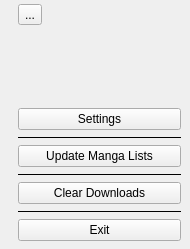
<?xml version="1.0" encoding="UTF-8"?>
<ui version="4.0">
 <class>MenuDialog</class>
 <widget class="QDialog" name="MenuDialog">
  <property name="geometry">
   <rect>
    <x>0</x>
    <y>0</y>
    <width>190</width>
    <height>249</height>
   </rect>
  </property>
  <property name="windowTitle">
   <string>Dialog</string>
  </property>
  <layout class="QVBoxLayout" name="verticalLayout">
   <property name="leftMargin">
    <number>18</number>
   </property>
   <property name="topMargin">
    <number>4</number>
   </property>
   <property name="rightMargin">
    <number>9</number>
   </property>
   <property name="bottomMargin">
    <number>8</number>
   </property>
   <item>
    <layout class="QHBoxLayout" name="horizontalLayout">
     <item>
      <widget class="QToolButton" name="toolButtonMenu">
       <property name="text">
        <string>...</string>
       </property>
       <property name="icon">
        <iconset resource="../resources.qrc">
         <normaloff>:/images/icons/menu.png</normaloff>:/images/icons/menu.png</iconset>
       </property>
       <property name="iconSize">
        <size>
         <width>50</width>
         <height>50</height>
        </size>
       </property>
      </widget>
     </item>
     <item>
      <spacer name="horizontalSpacer">
       <property name="orientation">
        <enum>Qt::Horizontal</enum>
       </property>
       <property name="sizeHint" stdset="0">
        <size>
         <width>40</width>
         <height>20</height>
        </size>
       </property>
      </spacer>
     </item>
    </layout>
   </item>
   <item>
    <spacer name="verticalSpacer">
     <property name="orientation">
      <enum>Qt::Vertical</enum>
     </property>
     <property name="sizeHint" stdset="0">
      <size>
       <width>20</width>
       <height>40</height>
      </size>
     </property>
    </spacer>
   </item>
   <item>
    <widget class="QPushButton" name="pushButtonSettings">
     <property name="focusPolicy">
      <enum>Qt::NoFocus</enum>
     </property>
     <property name="text">
      <string>Settings</string>
     </property>
    </widget>
   </item>
   <item>
    <widget class="QFrame" name="frame">
     <property name="sizePolicy">
      <sizepolicy hsizetype="Preferred" vsizetype="Fixed">
       <horstretch>0</horstretch>
       <verstretch>0</verstretch>
      </sizepolicy>
     </property>
     <property name="baseSize">
      <size>
       <width>0</width>
       <height>1</height>
      </size>
     </property>
     <property name="frameShape">
      <enum>QFrame::HLine</enum>
     </property>
     <property name="frameShadow">
      <enum>QFrame::Plain</enum>
     </property>
    </widget>
   </item>
   <item>
    <widget class="QPushButton" name="pushButtonUpdateMangaList">
     <property name="focusPolicy">
      <enum>Qt::NoFocus</enum>
     </property>
     <property name="text">
      <string>Update Manga Lists</string>
     </property>
    </widget>
   </item>
   <item>
    <widget class="QFrame" name="frame_2">
     <property name="sizePolicy">
      <sizepolicy hsizetype="Preferred" vsizetype="Fixed">
       <horstretch>0</horstretch>
       <verstretch>0</verstretch>
      </sizepolicy>
     </property>
     <property name="baseSize">
      <size>
       <width>0</width>
       <height>1</height>
      </size>
     </property>
     <property name="frameShape">
      <enum>QFrame::HLine</enum>
     </property>
     <property name="frameShadow">
      <enum>QFrame::Plain</enum>
     </property>
    </widget>
   </item>
   <item>
    <widget class="QPushButton" name="pushButtonClearDownloads">
     <property name="focusPolicy">
      <enum>Qt::NoFocus</enum>
     </property>
     <property name="text">
      <string>Clear Downloads</string>
     </property>
    </widget>
   </item>
   <item>
    <widget class="QFrame" name="frame_3">
     <property name="sizePolicy">
      <sizepolicy hsizetype="Preferred" vsizetype="Fixed">
       <horstretch>0</horstretch>
       <verstretch>0</verstretch>
      </sizepolicy>
     </property>
     <property name="baseSize">
      <size>
       <width>0</width>
       <height>1</height>
      </size>
     </property>
     <property name="frameShape">
      <enum>QFrame::HLine</enum>
     </property>
     <property name="frameShadow">
      <enum>QFrame::Plain</enum>
     </property>
    </widget>
   </item>
   <item>
    <widget class="QPushButton" name="pushButtonExit">
     <property name="focusPolicy">
      <enum>Qt::NoFocus</enum>
     </property>
     <property name="text">
      <string>Exit</string>
     </property>
    </widget>
   </item>
  </layout>
 </widget>
 <resources>
  <include location="../resources.qrc"/>
 </resources>
 <connections/>
</ui>
